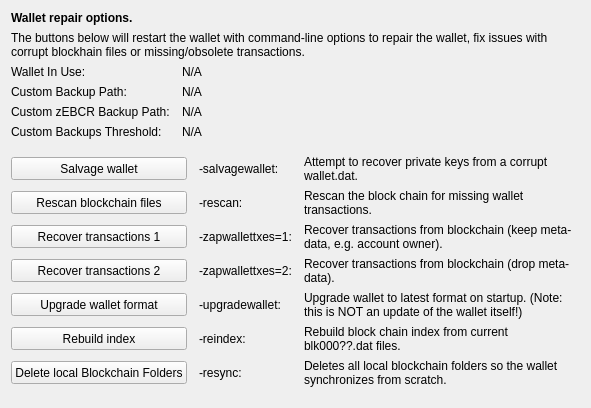
     <widget class="QWidget" name="tab_repair">
      <attribute name="title">
       <string>&amp;Wallet Repair</string>
      </attribute>
      <layout class="QGridLayout" name="gridLayout_4" columnstretch="0,0,0,0">
       <property name="horizontalSpacing">
        <number>12</number>
       </property>
       <item row="0" column="0" colspan="4">
        <widget class="QLabel" name="label_repair_header">
         <property name="font">
          <font>
           <weight>75</weight>
           <bold>true</bold>
          </font>
         </property>
         <property name="text">
          <string>Wallet repair options.</string>
         </property>
        </widget>
       </item>
       <item row="1" column="0" colspan="4">
        <widget class="QLabel" name="label_repair_helptext">
         <property name="font">
          <font>
           <weight>50</weight>
           <bold>false</bold>
          </font>
         </property>
         <property name="text">
          <string>The buttons below will restart the wallet with command-line options to repair the wallet, fix issues with corrupt blockhain files or missing/obsolete transactions.</string>
         </property>
         <property name="wordWrap">
          <bool>true</bool>
         </property>
        </widget>
       </item>
       <item row="2" column="0">
        <widget class="QLabel" name="wallet_path_label">
         <property name="text">
          <string>Wallet In Use:</string>
         </property>
        </widget>
       </item>
       <item row="2" column="1" colspan="3">
        <widget class="QLabel" name="wallet_path">
         <property name="cursor">
          <cursorShape>IBeamCursor</cursorShape>
         </property>
         <property name="text">
          <string>N/A</string>
         </property>
         <property name="textFormat">
          <enum>Qt::PlainText</enum>
         </property>
         <property name="textInteractionFlags">
          <set>Qt::LinksAccessibleByMouse|Qt::TextSelectableByKeyboard|Qt::TextSelectableByMouse</set>
         </property>
        </widget>
       </item>
       <item row="3" column="0">
        <widget class="QLabel" name="wallet_custombackuppath_label">
         <property name="text">
          <string>Custom Backup Path:</string>
         </property>
         <property name="visible">
          <bool>false</bool>
         </property>
        </widget>
       </item>
       <item row="3" column="1" colspan="3">
        <widget class="QLabel" name="wallet_custombackuppath">
         <property name="cursor">
          <cursorShape>IBeamCursor</cursorShape>
         </property>
         <property name="text">
          <string>N/A</string>
         </property>
         <property name="textFormat">
          <enum>Qt::PlainText</enum>
         </property>
         <property name="textInteractionFlags">
          <set>Qt::LinksAccessibleByMouse|Qt::TextSelectableByKeyboard|Qt::TextSelectableByMouse</set>
         </property>
         <property name="visible">
          <bool>false</bool>
         </property>
        </widget>
       </item>
       <item row="4" column="0">
        <widget class="QLabel" name="wallet_customzebcrbackuppath_label">
         <property name="text">
          <string>Custom zEBCR Backup Path:</string>
         </property>
         <property name="visible">
          <bool>false</bool>
         </property>
        </widget>
       </item>
       <item row="4" column="1" colspan="3">
        <widget class="QLabel" name="wallet_customzebcrbackuppath">
         <property name="cursor">
          <cursorShape>IBeamCursor</cursorShape>
         </property>
         <property name="text">
          <string>N/A</string>
         </property>
         <property name="textFormat">
          <enum>Qt::PlainText</enum>
         </property>
         <property name="textInteractionFlags">
          <set>Qt::LinksAccessibleByMouse|Qt::TextSelectableByKeyboard|Qt::TextSelectableByMouse</set>
         </property>
         <property name="visible">
          <bool>false</bool>
         </property>
        </widget>
       </item>
       <item row="5" column="0">
        <widget class="QLabel" name="wallet_custombackupthreshold_label">
         <property name="text">
          <string>Custom Backups Threshold:</string>
         </property>
         <property name="visible">
          <bool>false</bool>
         </property>
        </widget>
       </item>
       <item row="5" column="1" colspan="3">
        <widget class="QLabel" name="wallet_custombackupthreshold">
         <property name="cursor">
          <cursorShape>IBeamCursor</cursorShape>
         </property>
         <property name="text">
          <string>N/A</string>
         </property>
         <property name="textFormat">
          <enum>Qt::PlainText</enum>
         </property>
         <property name="textInteractionFlags">
          <set>Qt::LinksAccessibleByMouse|Qt::TextSelectableByKeyboard|Qt::TextSelectableByMouse</set>
         </property>
         <property name="visible">
          <bool>false</bool>
         </property>
        </widget>
       </item>
       <item row="6" column="0">
        <spacer name="verticalSpacer_repair1">
         <property name="orientation">
          <enum>Qt::Vertical</enum>
         </property>
         <property name="sizeHint" stdset="0">
          <size>
           <width>10</width>
           <height>10</height>
          </size>
         </property>
        </spacer>
       </item>
       <item row="7" column="0" colspan="2">
        <widget class="QPushButton" name="btn_salvagewallet">
         <property name="minimumSize">
          <size>
           <width>100</width>
           <height>23</height>
          </size>
         </property>
         <property name="text">
          <string>Salvage wallet</string>
         </property>
        </widget>
       </item>
       <item row="7" column="2">
        <widget class="QLabel" name="label_repair_salvage_command">
         <property name="text">
          <string notr="true">-salvagewallet:</string>
         </property>
        </widget>
       </item>
       <item row="7" column="3">
        <widget class="QLabel" name="label_repair_salvage">
         <property name="text">
          <string>Attempt to recover private keys from a corrupt wallet.dat.</string>
         </property>
         <property name="wordWrap">
          <bool>true</bool>
         </property>
        </widget>
       </item>
       <item row="8" column="0" colspan="2">
        <widget class="QPushButton" name="btn_rescan">
         <property name="minimumSize">
          <size>
           <width>100</width>
           <height>23</height>
          </size>
         </property>
         <property name="text">
          <string>Rescan blockchain files</string>
         </property>
        </widget>
       </item>
       <item row="8" column="2">
        <widget class="QLabel" name="label_repair_rescan_command">
         <property name="text">
          <string notr="true">-rescan:</string>
         </property>
        </widget>
       </item>
       <item row="8" column="3">
        <widget class="QLabel" name="label_repair_rescan">
         <property name="text">
          <string>Rescan the block chain for missing wallet transactions.</string>
         </property>
         <property name="wordWrap">
          <bool>true</bool>
         </property>
        </widget>
       </item>
       <item row="9" column="0" colspan="2">
        <widget class="QPushButton" name="btn_zapwallettxes1">
         <property name="minimumSize">
          <size>
           <width>100</width>
           <height>23</height>
          </size>
         </property>
         <property name="text">
          <string>Recover transactions 1</string>
         </property>
        </widget>
       </item>
       <item row="9" column="2">
        <widget class="QLabel" name="label_repair_zap1_command">
         <property name="text">
          <string notr="true">-zapwallettxes=1:</string>
         </property>
        </widget>
       </item>
       <item row="9" column="3">
        <widget class="QLabel" name="label_repair_zap1">
         <property name="text">
          <string>Recover transactions from blockchain (keep meta-data, e.g. account owner).</string>
         </property>
         <property name="wordWrap">
          <bool>true</bool>
         </property>
        </widget>
       </item>
       <item row="10" column="0" colspan="2">
        <widget class="QPushButton" name="btn_zapwallettxes2">
         <property name="minimumSize">
          <size>
           <width>100</width>
           <height>23</height>
          </size>
         </property>
         <property name="text">
          <string>Recover transactions 2</string>
         </property>
        </widget>
       </item>
       <item row="10" column="2">
        <widget class="QLabel" name="label_repair_zap2_command">
         <property name="text">
          <string notr="true">-zapwallettxes=2:</string>
         </property>
        </widget>
       </item>
       <item row="10" column="3">
        <widget class="QLabel" name="label_repair_zap2">
         <property name="text">
          <string>Recover transactions from blockchain (drop meta-data).</string>
         </property>
         <property name="wordWrap">
          <bool>true</bool>
         </property>
        </widget>
       </item>
       <item row="11" column="0" colspan="2">
        <widget class="QPushButton" name="btn_upgradewallet">
         <property name="minimumSize">
          <size>
           <width>100</width>
           <height>23</height>
          </size>
         </property>
         <property name="text">
          <string>Upgrade wallet format</string>
         </property>
        </widget>
       </item>
       <item row="11" column="2">
        <widget class="QLabel" name="label_repair_upgrade_command">
         <property name="text">
          <string notr="true">-upgradewallet:</string>
         </property>
        </widget>
       </item>
       <item row="11" column="3">
        <widget class="QLabel" name="label_repair_upgrade">
         <property name="text">
          <string>Upgrade wallet to latest format on startup. (Note: this is NOT an update of the wallet itself!)</string>
         </property>
         <property name="wordWrap">
          <bool>true</bool>
         </property>
        </widget>
       </item>
       <item row="12" column="0" colspan="2">
        <widget class="QPushButton" name="btn_reindex">
         <property name="minimumSize">
          <size>
           <width>100</width>
           <height>23</height>
          </size>
         </property>
         <property name="text">
          <string>Rebuild index</string>
         </property>
        </widget>
       </item>
       <item row="12" column="2">
        <widget class="QLabel" name="label_repair_reindex_command">
         <property name="text">
          <string notr="true">-reindex:</string>
         </property>
        </widget>
       </item>
       <item row="12" column="3">
        <widget class="QLabel" name="label_repair_reindex">
         <property name="text">
          <string>Rebuild block chain index from current blk000??.dat files.</string>
         </property>
         <property name="wordWrap">
          <bool>true</bool>
         </property>
        </widget>
       </item>
       <item row="13" column="0" colspan="2">
        <widget class="QPushButton" name="btn_resync">
         <property name="minimumSize">
          <size>
           <width>100</width>
           <height>23</height>
          </size>
         </property>
         <property name="text">
          <string>Delete local Blockchain Folders</string>
         </property>
        </widget>
       </item>
       <item row="13" column="2">
        <widget class="QLabel" name="label_repair_resync_command">
         <property name="text">
          <string>-resync:</string>
         </property>
        </widget>
       </item>
       <item row="13" column="3">
        <widget class="QLabel" name="label_repair_resync">
         <property name="text">
          <string>Deletes all local blockchain folders so the wallet synchronizes from scratch.</string>
         </property>
         <property name="wordWrap">
          <bool>true</bool>
         </property>
        </widget>
       </item>
       <item row="14" column="0">
        <spacer name="verticalSpacer_repair2">
         <property name="orientation">
          <enum>Qt::Vertical</enum>
         </property>
         <property name="sizeHint" stdset="0">
          <size>
           <width>20</width>
           <height>10</height>
          </size>
         </property>
        </spacer>
       </item>
      </layout>
     </widget>
